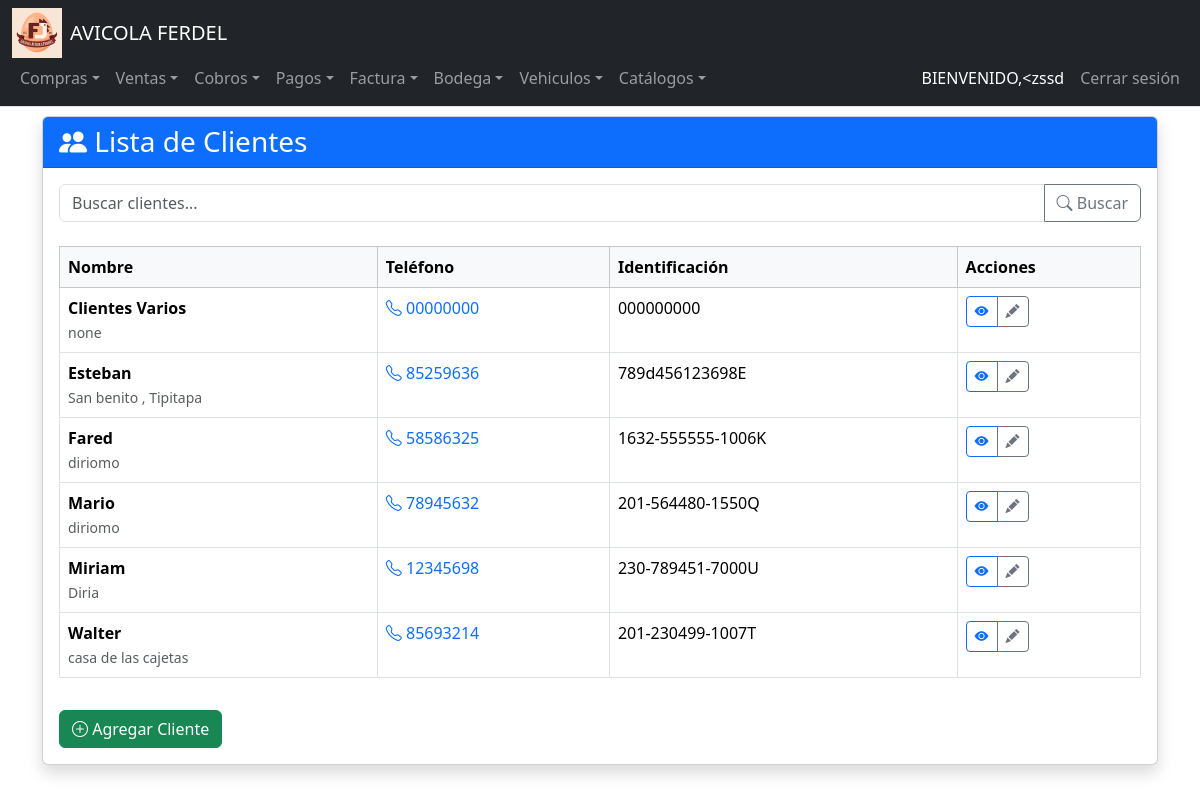
Before: /clientes (signed in) with the older database file.
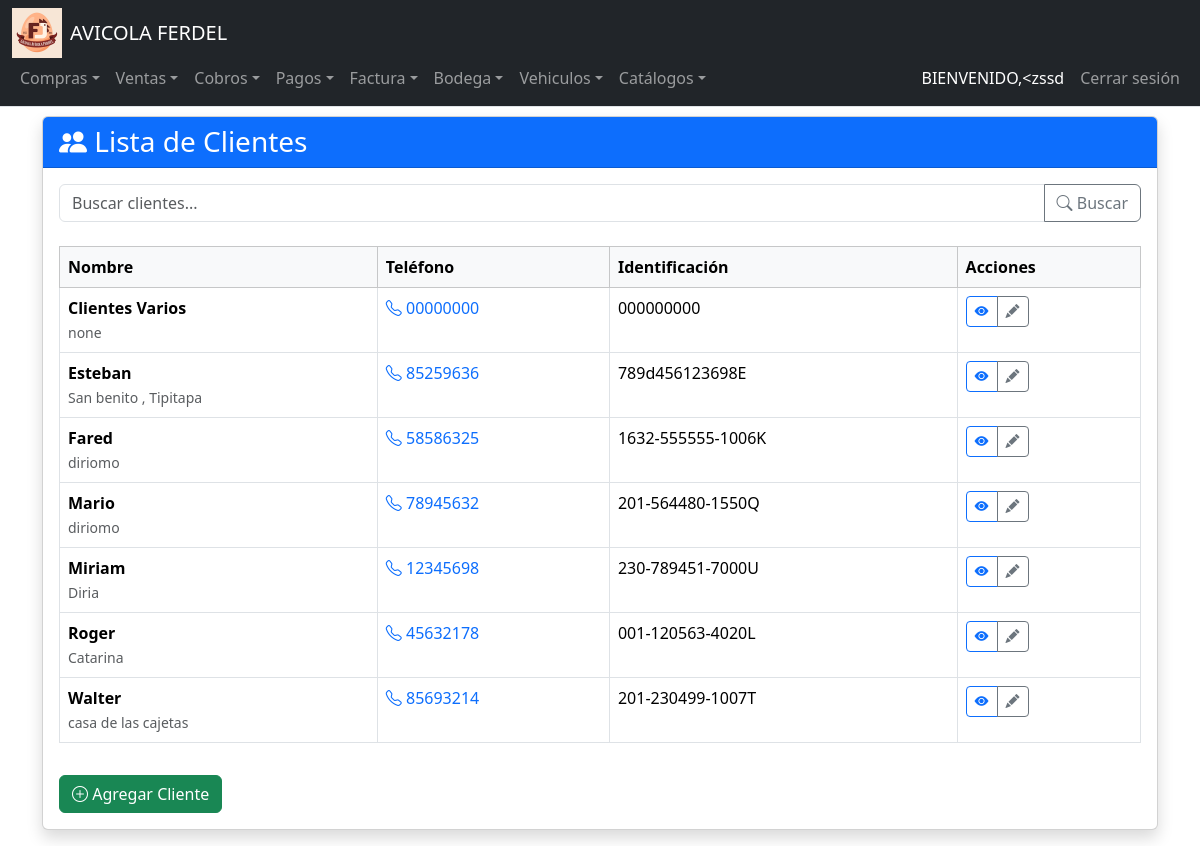
After: the same page with the newer database file.
### tables this page shows
CREATE TABLE Clientes (
    ID_Cliente INTEGER PRIMARY KEY AUTOINCREMENT,
    Nombre TEXT NOT NULL,
    Telefono TEXT,
    Direccion TEXT,
    RUC_CEDULA TEXT
);

### app.py (the view, shortened to what this page needs)
@app.route("/clientes", methods=["GET", "POST"])
@login_required
def clientes():
    try:
        page = request.args.get("page", 1, type=int)
        per_page = 20
        offset = (page - 1) * per_page
        search_query = request.args.get("q", "").strip()
        query = """
            SELECT *, COUNT(*) OVER() AS total_count
            FROM Clientes
        """
        params = []
        if search_query:
            query += " WHERE Nombre LIKE ? OR RUC_CEDULA LIKE ? OR Telefono LIKE ?"
            search_param = f"%{search_query}%"
            params.extend([search_param, search_param, search_param])
        query += " ORDER BY Nombre LIMIT ? OFFSET ?"
        params.extend([per_page, offset])
        clientes = db.execute(query, *params)
        total = clientes[0]['total_count'] if clientes else 0
        return render_template("clientes.html",
                            clientes=clientes,
                            page=page,
                            per_page=per_page,
                            total=total,
                            search=search_query)
    except Exception as e:
        logging.error(f"Error en ruta /clientes: {str(e)}", exc_info=True)
        flash("Ocurrió un error al procesar la solicitud. Por favor intenta nuevamente.", "danger")
        return redirect(url_for("clientes"))

### app.py (called while the page is built)
@login_manager.user_loader
def load_user(user_id):
    user_data = db.execute("SELECT * FROM Usuarios WHERE ID_Usuario = ?", user_id)
    if len(user_data) == 1:
        return User(user_data[0]["ID_Usuario"], user_data[0]["NombreUsuario"])
    return None

@app.after_request
def after_request(response):
    response.headers["Cache-Control"] = "no-cache, no-store, must-revalidate"
    response.headers["Expires"] = 0
    response.headers["Pragma"] = "no-cache"
    return response

### Templates/clientes.html (shortened to what this page needs)
{% extends "layout.html" %}
{% block main %}
<div class="container mt-4">
    <div class="card shadow">
        <div class="card-header bg-primary text-white">
            <h3 class="card-title mb-0">
                <i class="bi bi-people-fill"></i> Lista de Clientes
            </h3>
        </div>
        <div class="card-body">
            <form method="get" class="mb-4">
                <div class="input-group">
                    <input type="text" name="q" class="form-control" placeholder="Buscar clientes..."
                           value="{{ search }}">
                    <button class="btn btn-outline-secondary" type="submit">
                        <i class="bi bi-search"></i> Buscar
                    </button>
                </div>
            </form>
            <div class="table-responsive">
                <table class="table table-hover table-bordered">
                    <thead class="table-light">
                        <tr>
                            <th>Nombre</th>
                            <th>Teléfono</th>
                            <th>Identificación</th>
                            <th>Acciones</th>
                        </tr>
                    </thead>
                    <tbody>
                        {% if clientes %}
                            {% for cliente in clientes %}
                            <tr>
                                <td>
                                    <strong>{{ cliente.Nombre }}</strong>
                                    {% if cliente.Direccion %}
                                    <br><small class="text-muted">{{ cliente.Direccion }}</small>
                                    {% endif %}
                                </td>
                                <td>
                                    {% if cliente.Telefono %}
                                    <a href="tel:{{ cliente.Telefono }}" class="text-decoration-none">
                                        <i class="bi bi-telephone"></i> {{ cliente.Telefono }}
                                    </a>
                                    {% else %}
                                    -
                                    {% endif %}
                                </td>
                                <td>{{ cliente.RUC_CEDULA or '-' }}</td>
                                <td class="action-buttons">
                                    <div class="btn-group btn-group-sm">
                                        <a href="{{ url_for('detalle_cliente', id_cliente=cliente.ID_Cliente) }}"
                                           class="btn btn-outline-primary" title="Ver detalle">
                                            <i class="bi bi-eye-fill"></i>
                                        </a>
                                        <a href="{{ url_for('editar_cliente', id=cliente.ID_Cliente) }}"
                                           class="btn btn-outline-secondary" title="Editar">
                                            <i class="bi bi-pencil-fill"></i>
                                        </a>
                                    </div>
                                </td>
                            </tr>
                            {% endfor %}
                        {% endif %}
                    </tbody>
                </table>
            </div>
            <button type="button" class="btn btn-success mt-3" data-bs-toggle="modal" data-bs-target="#nuevoClienteModal">
                <i class="bi bi-plus-circle"></i> Agregar Cliente
            </button>
        </div>
    </div>
</div>
{% endblock %}

Changed rows visible on the page:
added Clientes: Nombre "Roger", Direccion "Catarina", Telefono "45632178", RUC_CEDULA "001-120563-4020L"
